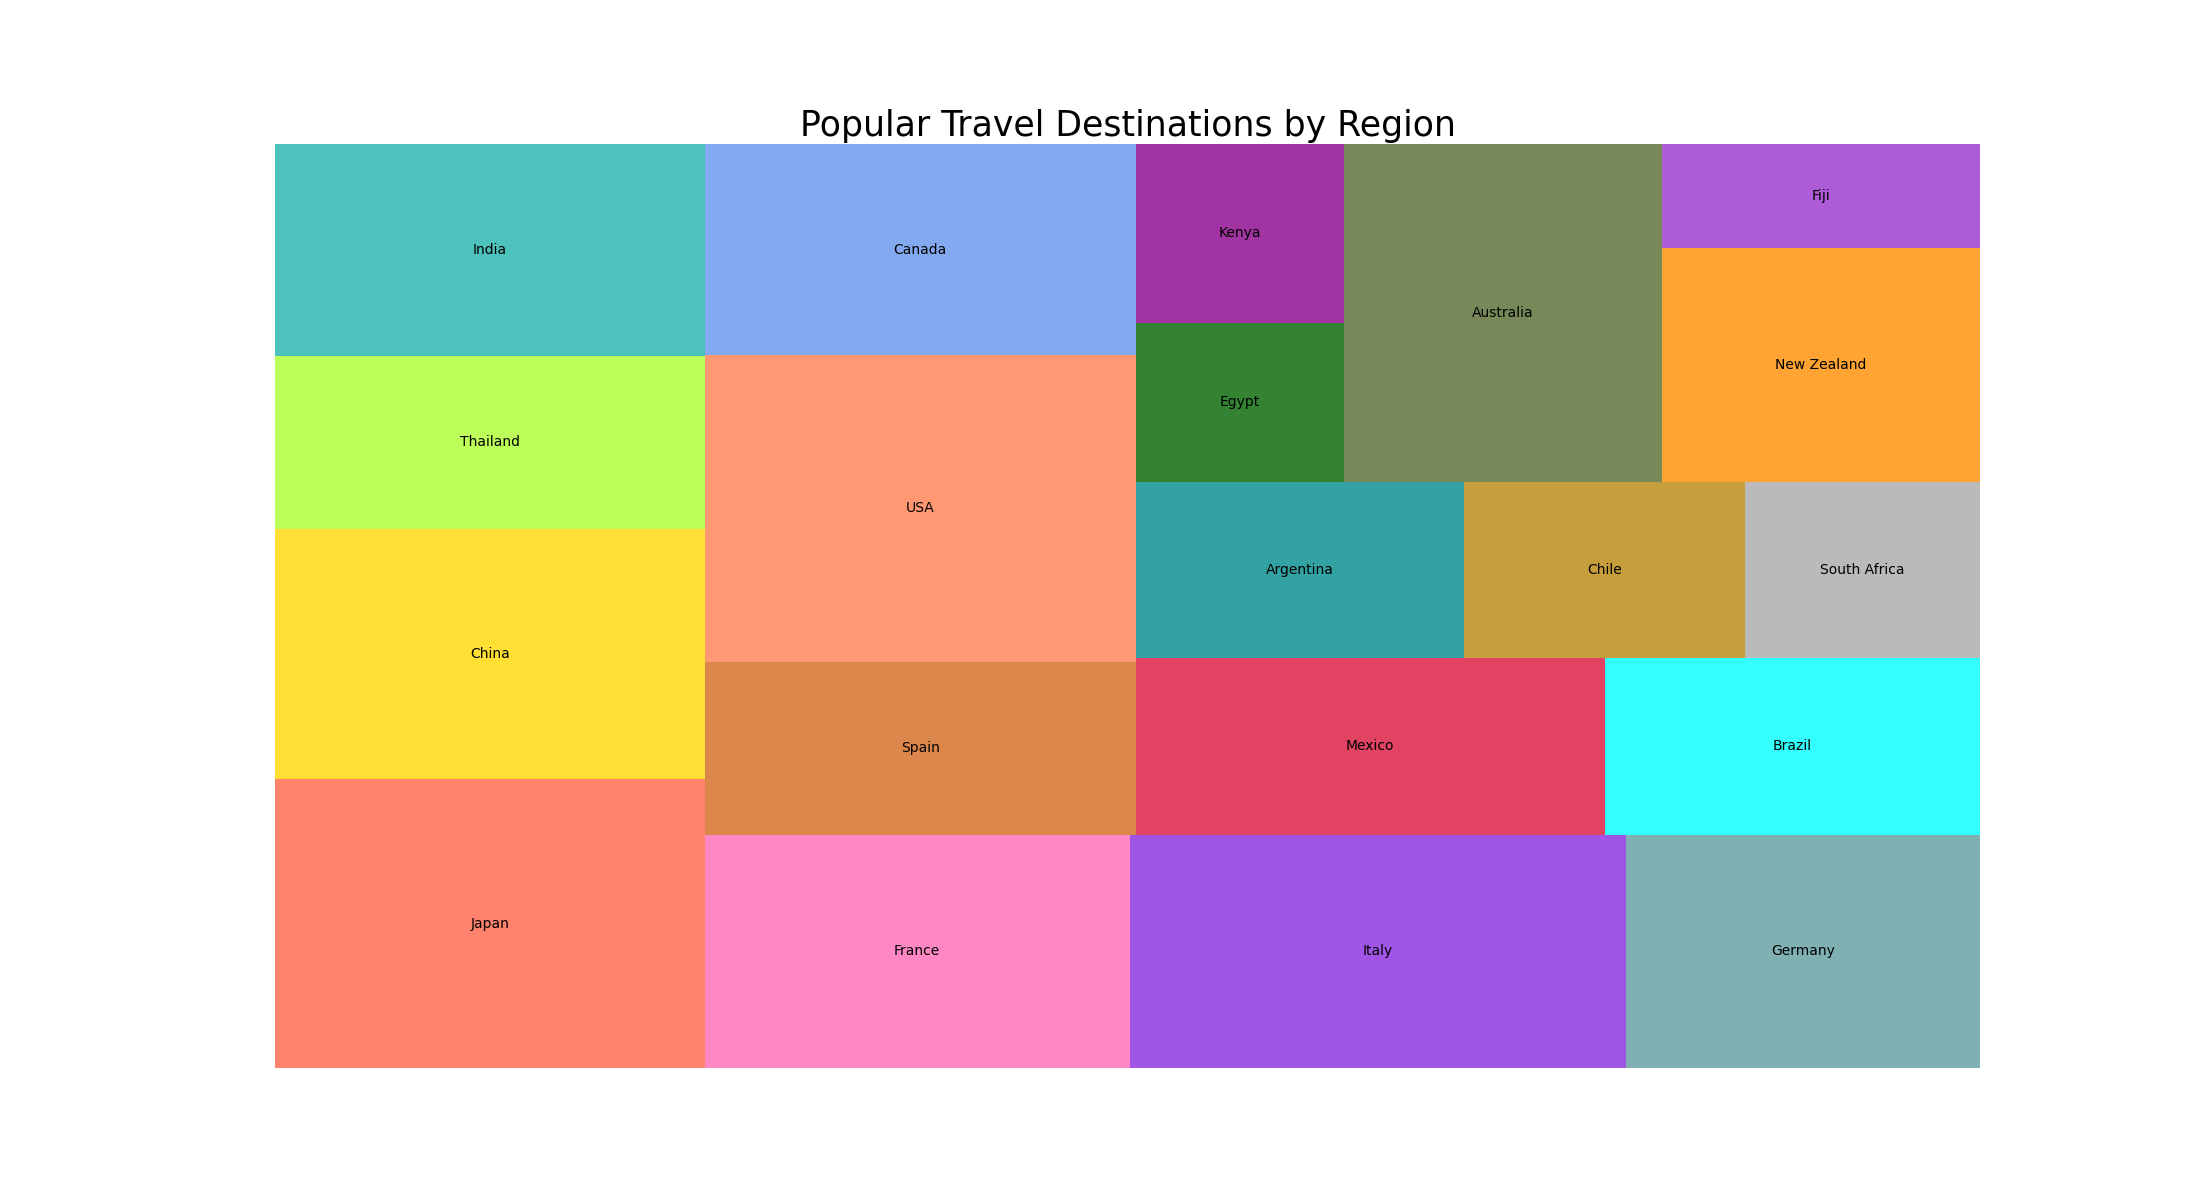

Generate this figure with Python:

import seaborn as sns
import pandas as pd
import matplotlib.pyplot as plt
import squarify

# Create a data frame with updated data
df = pd.DataFrame({
    'region': ['Asia', 'Asia', 'Asia', 'Asia', 'Europe', 'Europe', 'Europe', 'Europe', 'North America', 'North America', 'North America', 'South America', 'South America', 'South America', 'Africa', 'Africa', 'Africa', 'Oceania', 'Oceania', 'Oceania'],
    'sub_region': ['Japan', 'China', 'Thailand', 'India', 'France', 'Italy', 'Germany', 'Spain', 'USA', 'Canada', 'Mexico', 'Brazil', 'Argentina', 'Chile', 'South Africa', 'Egypt', 'Kenya', 'Australia', 'New Zealand', 'Fiji'],
    'value': [1500, 1300, 900, 1100, 1200, 1400, 1000, 900, 1600, 1100, 1000, 800, 700, 600, 500, 400, 450, 1300, 900, 400]
})

# Create a new color list
colors = ['#FF6347', '#FFD700', '#ADFF2F', '#20B2AA', '#FF69B4', '#8A2BE2', '#5F9EA0', '#D2691E', '#FF7F50', '#6495ED', '#DC143C', '#00FFFF', '#008B8B', '#B8860B', '#A9A9A9', '#006400', '#8B008B', '#556B2F', '#FF8C00', '#9932CC']

# Plot
plt.figure(figsize=(22, 12))
squarify.plot(sizes=df['value'], label=df['sub_region'], color=colors, alpha=.8)
plt.title('Popular Travel Destinations by Region', fontsize=25)
plt.axis('off')
plt.show()
